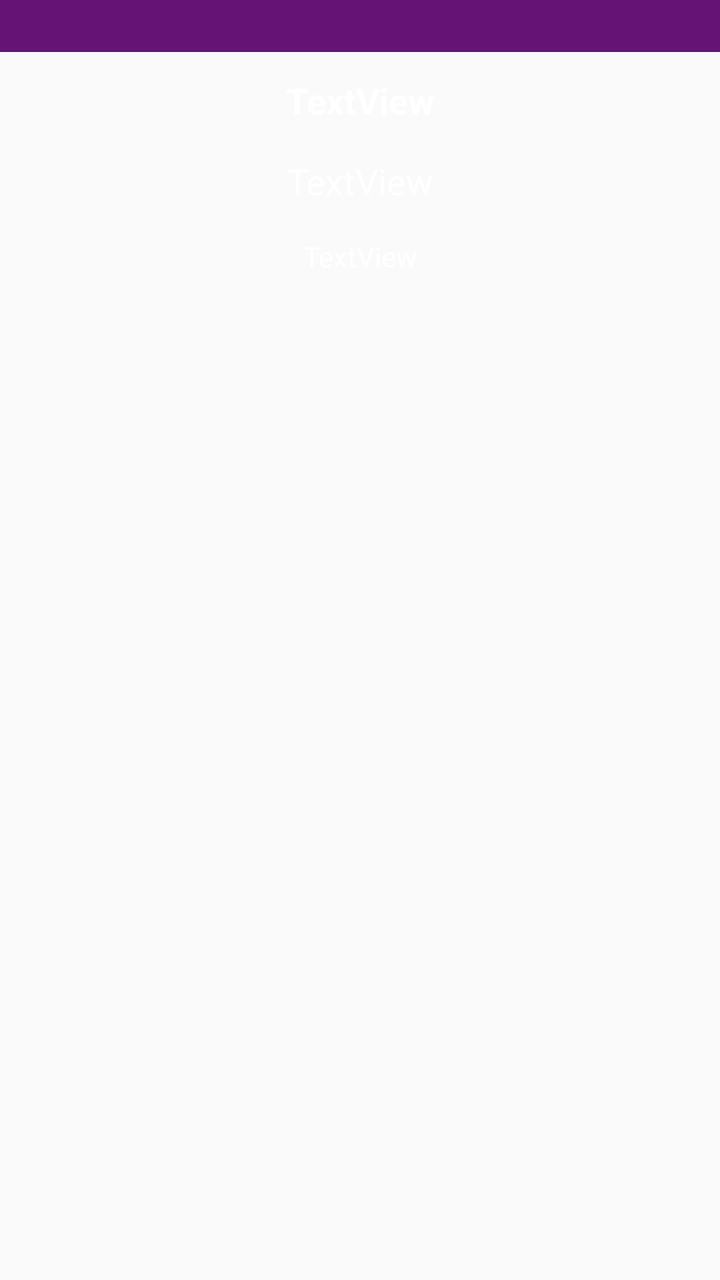
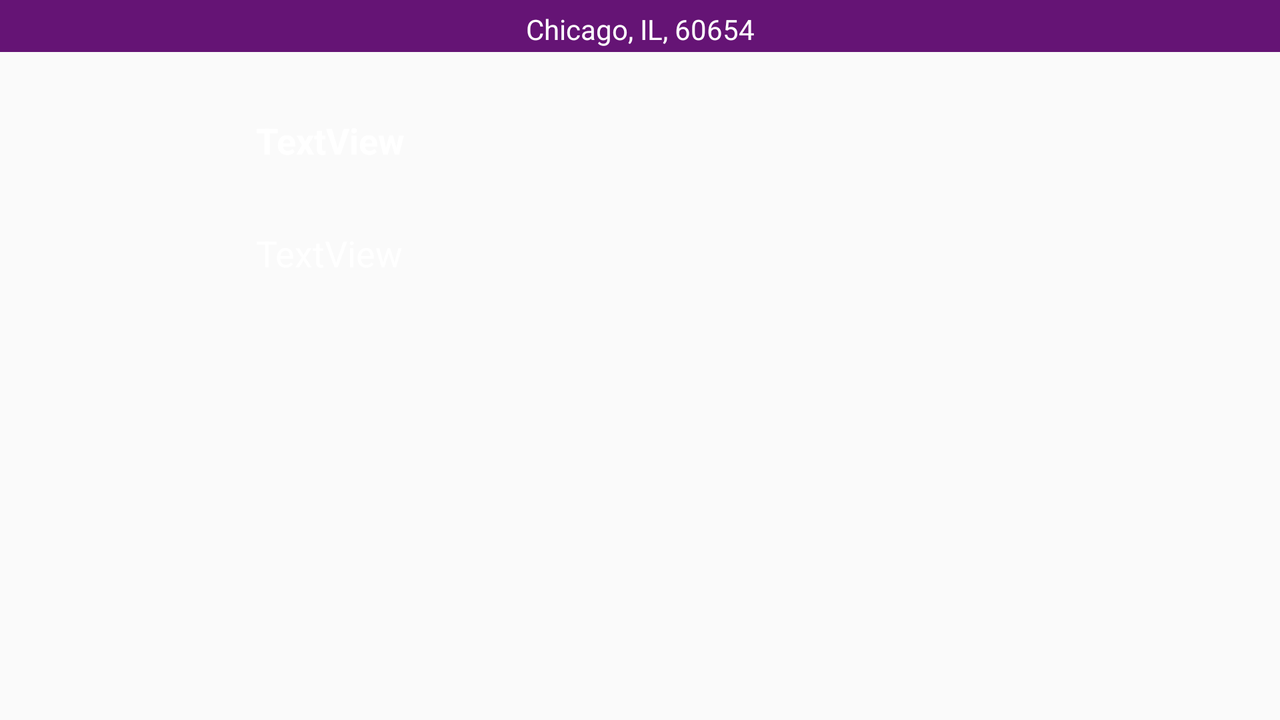

One screen, two layout resources from the same app: the default and the repository's alternative for another configuration. Each is rendered where Android would select it; the XML of both is given below.
<!-- AndroidManifest.xml: application theme AppTheme -->
<!-- res/layout/photo_activity.xml -->
<?xml version="1.0" encoding="utf-8"?>
<androidx.constraintlayout.widget.ConstraintLayout xmlns:android="http://schemas.android.com/apk/res/android"
    xmlns:app="http://schemas.android.com/apk/res-auto"
    xmlns:tools="http://schemas.android.com/tools"
    android:id="@+id/linearLayout4"
    android:layout_width="match_parent"
    android:layout_height="match_parent"
    android:orientation="vertical">

    <TextView
        android:id="@+id/location"
        android:layout_width="413dp"
        android:layout_height="26dp"
        android:background="@color/purple"
        android:paddingTop="5sp"
        android:textAlignment="center"
        android:textColor="#FFFFFF"
        app:layout_constraintEnd_toEndOf="parent"
        app:layout_constraintStart_toStartOf="parent"
        app:layout_constraintTop_toTopOf="parent" />

    <TextView
        android:id="@+id/name"
        android:layout_width="wrap_content"
        android:layout_height="wrap_content"
        android:layout_marginTop="16dp"
        android:text="TextView"
        android:textColor="#FFFFFF"
        android:textSize="18sp"
        app:layout_constraintEnd_toEndOf="parent"
        app:layout_constraintStart_toStartOf="parent"
        app:layout_constraintTop_toBottomOf="@+id/officetitle" />

    <TextView
        android:id="@+id/officetitle"
        android:layout_width="wrap_content"
        android:layout_height="wrap_content"
        android:layout_marginTop="12dp"
        android:text="TextView"
        android:textColor="#FFFFFF"
        android:textSize="18sp"
        android:textStyle="bold"
        app:layout_constraintEnd_toEndOf="parent"
        app:layout_constraintStart_toStartOf="parent"
        app:layout_constraintTop_toBottomOf="@+id/location" />

    <ImageView
        android:id="@+id/officialImage"
        android:layout_width="352dp"
        android:layout_height="545dp"
        android:layout_marginStart="16dp"
        android:layout_marginTop="16dp"
        android:layout_marginEnd="16dp"
        android:scaleType="fitCenter"
        android:visibility="visible"
        app:layout_constraintEnd_toEndOf="parent"
        app:layout_constraintHorizontal_bias="0.488"
        app:layout_constraintStart_toStartOf="parent"
        app:layout_constraintTop_toBottomOf="@+id/party" />

    <ImageView
        android:id="@+id/partyLogo"
        android:layout_width="75dp"
        android:layout_height="75dp"
        android:onClick="openLink"
        android:scaleType="fitCenter"
        app:layout_constraintBottom_toBottomOf="@+id/officialImage"
        app:layout_constraintEnd_toEndOf="parent"
        app:layout_constraintHorizontal_bias="0.476"
        app:layout_constraintStart_toStartOf="parent" />

    <TextView
        android:id="@+id/party"
        android:layout_width="wrap_content"
        android:layout_height="wrap_content"
        android:layout_marginTop="16dp"
        android:text="TextView"
        android:textColor="#FFFFFF"
        app:layout_constraintEnd_toEndOf="parent"
        app:layout_constraintStart_toStartOf="parent"
        app:layout_constraintTop_toBottomOf="@+id/name" />
</androidx.constraintlayout.widget.ConstraintLayout>
<!-- resources referenced by this layout -->
<resources>
  <color name="purple">#F55F0B70</color>
  <style name="AppTheme" parent="Theme.AppCompat.Light.DarkActionBar">
          
          <item name="colorPrimary">@color/gray</item>
          <item name="colorPrimaryDark">@color/purple</item>
          <item name="colorAccent">@color/colorAccent</item>
          <item name="android:actionMenuTextColor">@color/purple</item>
          <item name="android:itemBackground">@color/purple</item>
      </style>
  <color name="gray">#F57E7881</color>
  <color name="colorAccent">#D81B60</color>
</resources>
<!-- res/layout-land/photo_activity.xml (the repository's variant of the layout above) -->
<!-- drawn on the phone turned sideways -->
<?xml version="1.0" encoding="utf-8"?>
<androidx.constraintlayout.widget.ConstraintLayout xmlns:android="http://schemas.android.com/apk/res/android"
    xmlns:app="http://schemas.android.com/apk/res-auto"
    xmlns:tools="http://schemas.android.com/tools"
    android:id="@+id/linearLayout4"
    android:layout_width="match_parent"
    android:layout_height="match_parent"
    android:orientation="vertical">

    <TextView
        android:id="@+id/name"
        android:layout_width="wrap_content"
        android:layout_height="wrap_content"
        android:layout_marginTop="32dp"
        android:text="TextView"
        android:textColor="#FFFFFF"
        android:textSize="18sp"
        app:layout_constraintEnd_toStartOf="@+id/officialImage"
        app:layout_constraintHorizontal_bias="0.453"
        app:layout_constraintStart_toStartOf="parent"
        app:layout_constraintTop_toBottomOf="@+id/officetitle" />

    <TextView
        android:id="@+id/location"
        android:layout_width="0dp"
        android:layout_height="26dp"
        android:background="@color/purple"
        android:paddingTop="5sp"
        android:text="Chicago, IL, 60654"
        android:textAlignment="center"
        android:textColor="#FFFFFF"
        app:layout_constraintEnd_toEndOf="parent"
        app:layout_constraintStart_toStartOf="parent"
        app:layout_constraintTop_toTopOf="parent" />

    <TextView
        android:id="@+id/officetitle"
        android:layout_width="wrap_content"
        android:layout_height="wrap_content"
        android:layout_marginTop="32dp"
        android:text="TextView"
        android:textColor="#FFFFFF"
        android:textSize="18sp"
        android:textStyle="bold"
        app:layout_constraintEnd_toStartOf="@+id/officialImage"
        app:layout_constraintHorizontal_bias="0.455"
        app:layout_constraintStart_toStartOf="parent"
        app:layout_constraintTop_toBottomOf="@+id/location" />

    <ImageView
        android:id="@+id/officialImage"
        android:layout_width="250dp"
        android:layout_height="272dp"
        android:layout_marginStart="16dp"
        android:layout_marginTop="16dp"
        android:layout_marginEnd="16dp"
        android:scaleType="fitCenter"
        android:visibility="visible"
        app:layout_constraintEnd_toEndOf="parent"
        app:layout_constraintHorizontal_bias="0.95"
        app:layout_constraintStart_toStartOf="parent"
        app:layout_constraintTop_toBottomOf="@+id/location" />

    <ImageView
        android:id="@+id/partyLogo"
        android:layout_width="111dp"
        android:layout_height="116dp"
        android:layout_marginTop="24dp"
        android:onClick="openLink"
        android:scaleType="fitCenter"
        app:layout_constraintEnd_toStartOf="@+id/officialImage"
        app:layout_constraintHorizontal_bias="0.454"
        app:layout_constraintStart_toStartOf="parent"
        app:layout_constraintTop_toBottomOf="@+id/name" />

</androidx.constraintlayout.widget.ConstraintLayout>
